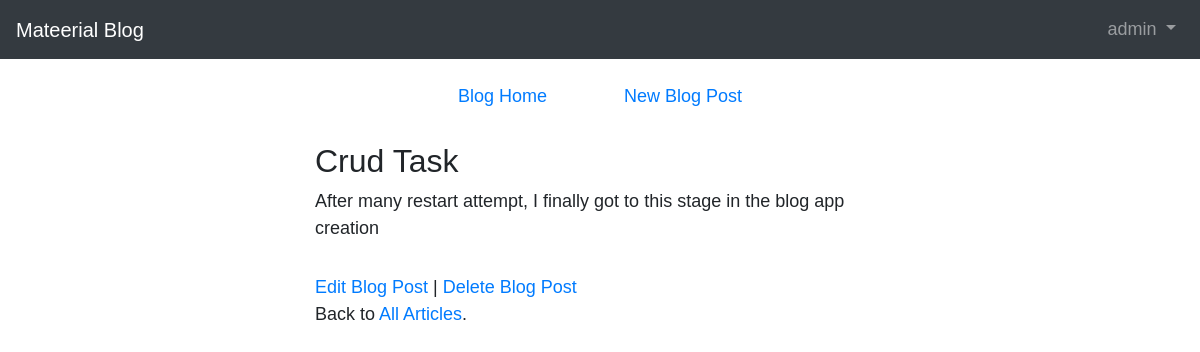
Before: /post/2/ (signed in) with the older database file.
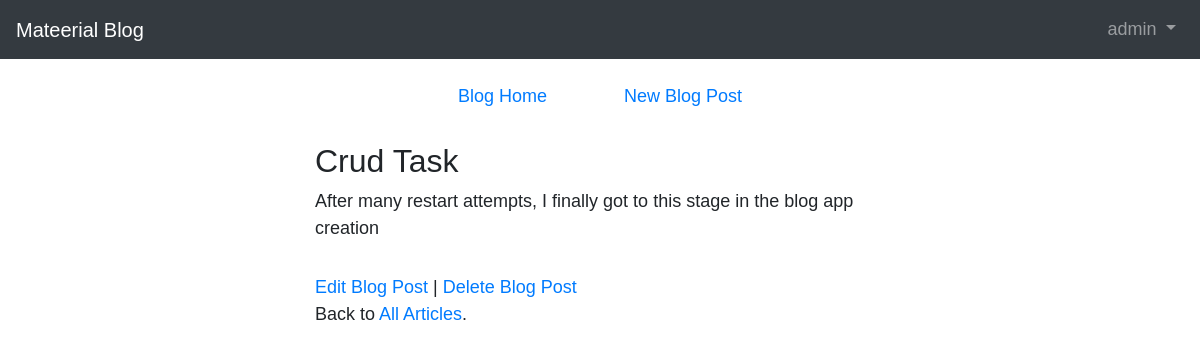
After: the same page with the newer database file.
### blog/models.py (models this page shows, shortened)
class Post(models.Model):
    title = models.CharField(max_length=200)
    author = models.ForeignKey('auth.user', on_delete=models.CASCADE)
    body = models.TextField()

### blog/views.py (the view)
# urls.py: path('post/<int:pk>/', BlogDetailView.as_view(), name='post_detail'),
class BlogDetailView(LoginRequiredMixin, DetailView):
    model = Post
    template_name = 'post_detail.html'

### templates/post_detail.html
{% extends 'base.html' %}
{% block content %}
    <div class='post-entry'>
        <h2>{{ post.title}}</h2>
        <p>{{ post.body|linebreaks }}</p>
    </div>
    <a href="{% url 'post_edit' post.pk %}"> Edit Blog Post</a> |
    <a href="{% url 'post_delete' post.pk %}"> Delete Blog Post</a>
    <p>Back to <a href="{% url 'home' %}">All Articles</a>.</p>
{% endblock %}

Changed rows visible on the page:
changed Post "Crud Task": body "After many restart attempt, I finally got to this stage in the blog app creation" → "After many restart attempts, I finally got to this stage in the blog app creation"
